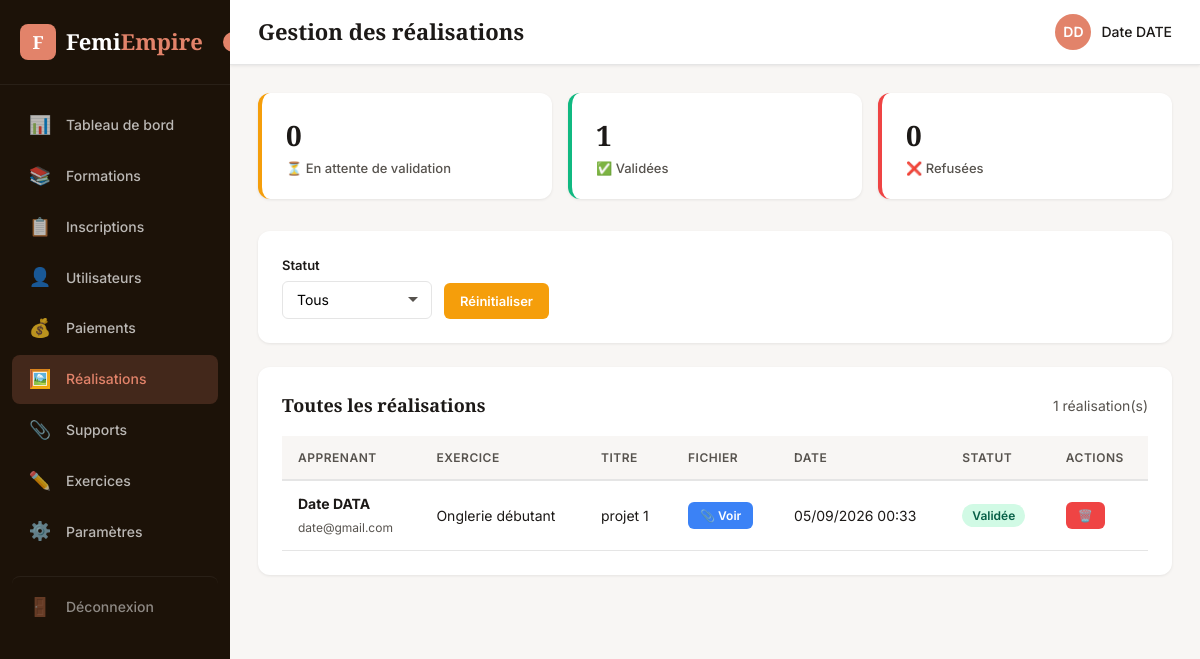
The app's page /pages/admin/realisations.php (signed in) with its own data.
### tables this page shows
CREATE TABLE `realisations` (
  `id` int(11) NOT NULL,
  `utilisateur_id` int(11) NOT NULL,
  `exercice_id` int(11) NOT NULL,
  `titre` varchar(255) NOT NULL,
  `description` text DEFAULT NULL,
  `fichier` varchar(255) DEFAULT NULL,
  `statut` enum('en_attente','validee','refusee') DEFAULT 'en_attente',
  `commentaire_admin` text DEFAULT NULL,
  `date_soumission` datetime DEFAULT current_timestamp(),
  `date_validation` datetime DEFAULT NULL
);

CREATE TABLE `utilisateurs` (
  `id` int(11) NOT NULL,
  `prenom` varchar(100) NOT NULL,
  `nom` varchar(100) NOT NULL,
  `email` varchar(150) NOT NULL,
  `telephone` varchar(20) DEFAULT NULL,
  `password` varchar(255) NOT NULL,
  `role` enum('client','admin') DEFAULT 'client',
  `created_at` timestamp NOT NULL DEFAULT current_timestamp()
);

CREATE TABLE `exercices` (
  `id` int(11) NOT NULL,
  `formation_id` int(11) DEFAULT NULL,
  `titre` varchar(255) NOT NULL,
  `description` text DEFAULT NULL,
  `fichier` varchar(255) DEFAULT NULL,
  `date_limite` datetime DEFAULT NULL,
  `created_at` datetime DEFAULT current_timestamp()
);

### pages/admin/realisations.php (the view, shortened to what this page needs)
<?php
require_once __DIR__ . '/includes/header.php';
$pdo = getDB();
$query = "
    SELECT r.*, u.prenom, u.nom, u.email, e.titre as exercice_titre
    FROM realisations r
    JOIN utilisateurs u ON r.utilisateur_id = u.id
    JOIN exercices e ON r.exercice_id = e.id
    WHERE 1=1
";
$params = [];
$query .= " ORDER BY r.date_soumission DESC";
$stmt = $pdo->prepare($query);
$stmt->execute($params);
$realisations = $stmt->fetchAll();
$stats = $pdo->query("
    SELECT statut, COUNT(*) as total
    FROM realisations
    GROUP BY statut
")->fetchAll();
$stats_assoc = [];
foreach ($stats as $s) {
    $stats_assoc[$s['statut']] = $s['total'];
}
?>
<div class="admin-content">
    <div class="stats-grid" style="grid-template-columns:repeat(3,1fr);">
        <div class="stat-card orange">
            <div class="stat-number"><?= $stats_assoc['en_attente'] ?? 0 ?></div>
            <div class="stat-label">⏳ En attente de validation</div>
        </div>
        <div class="stat-card green">
            <div class="stat-number"><?= $stats_assoc['validee'] ?? 0 ?></div>
            <div class="stat-label">✅ Validées</div>
        </div>
        <div class="stat-card danger" style="border-color:#ef4444;">
            <div class="stat-number"><?= $stats_assoc['refusee'] ?? 0 ?></div>
            <div class="stat-label">❌ Refusées</div>
        </div>
    </div>
    <div class="card">
        <form method="GET" action="realisations.php" style="display:flex;gap:12px;flex-wrap:wrap;align-items:flex-end;">
            <div class="form-group" style="margin-bottom:0;">
                <label class="form-label">Statut</label>
                <select class="form-control form-select" name="status" style="width:150px;" onchange="this.form.submit()">
                    <option value="">Tous</option>
                </select>
            </div>
            <a href="realisations.php" class="btn btn-warning">Réinitialiser</a>
        </form>
    </div>
    <div class="card">
        <div class="card-header">
            <h3 class="card-title">Toutes les réalisations</h3>
            <span style="font-size:14px;color:var(--text-light);"><?= count($realisations) ?> réalisation(s)</span>
        </div>
        <div class="table-wrapper">
            <table>
                <thead>
                    <tr>
                        <th>Apprenant</th>
                        <th>Exercice</th>
                        <th>Titre</th>
                        <th>Fichier</th>
                        <th>Date</th>
                        <th>Statut</th>
                        <th>Actions</th>
                    </tr>
                </thead>
                <tbody>
                    <?php if (empty($realisations)): ?>
                    <tr><td colspan="7" style="text-align:center;color:var(--text-light);">Aucune réalisation trouvée</td></tr>
                    <?php else: ?>
                    <?php foreach ($realisations as $real): ?>
                    <tr>
                        <td>
                            <strong><?= htmlspecialchars($real['prenom'] . ' ' . $real['nom']) ?></strong><br>
                            <span style="font-size:12px;color:var(--text-light);"><?= htmlspecialchars($real['email']) ?></span>
                        </td>
                        <td><?= htmlspecialchars($real['exercice_titre']) ?></td>
                        <td><?= htmlspecialchars($real['titre']) ?></td>
                        <td>
                            <?php if ($real['fichier']): ?>
                            <a href="../../uploads/realisations/<?= htmlspecialchars($real['fichier']) ?>" target="_blank" class="btn btn-sm btn-info" style="background:#3b82f6;color:#fff;">📎 Voir</a>
                            <?php else: ?>
                            <span style="color:var(--text-light);font-size:12px;">Aucun fichier</span>
                            <?php endif; ?>
                        </td>
                        <td><?= date('d/m/Y H:i', strtotime($real['date_soumission'])) ?></td>
                        <td>
                            <span class="badge badge-<?= $real['statut'] == 'validee' ? 'success' : ($real['statut'] == 'en_attente' ? 'warning' : 'danger') ?>">
                                <?= $real['statut'] == 'validee' ? 'Validée' : ($real['statut'] == 'en_attente' ? 'En attente' : 'Refusée') ?>
                            </span>
                        </td>
                        <td>
                            <a href="realisations.php?action=delete&id=<?= $real['id'] ?>" class="btn btn-sm btn-danger delete-btn">🗑️</a>
                        </td>
                    </tr>
                    <?php endforeach; ?>
                    <?php endif; ?>
                </tbody>
            </table>
        </div>
    </div>
</div>
<?php require_once __DIR__ . '/includes/footer.php'; ?>

### pages/admin/css/admin.css (style rules this page uses)
:root { --primary: #e2836a; --primary-dark: #c96b54; --primary-darker: #b0553f; --secondary: #fcd34d; --bg: #f8f6f4; --sidebar-bg: #1c1208; --text: #1c1917; --text-light: #57534e; --border: #e5e5e5; --shadow: 0 1px 3px rgba(0,0,0,0.08); --radius: 12px; --transition: 0.3s ease; }
* { margin: 0; padding: 0; box-sizing: border-box; }
body { font-family: 'Inter', sans-serif; background: var(--bg); color: var(--text); line-height: 1.6; }
.admin-content { padding: 32px; }
.card { background: #fff; border-radius: var(--radius); box-shadow: var(--shadow); padding: 24px; margin-bottom: 24px; }
.card-header { display: flex; align-items: center; justify-content: space-between; margin-bottom: 16px; }
.card-title { font-family: 'Playfair Display', serif; font-size: 18px; font-weight: 700; }
.stats-grid { display: grid; grid-template-columns: repeat(auto-fit, minmax(200px, 1fr)); gap: 20px; margin-bottom: 32px; }
.stat-card { background: #fff; border-radius: var(--radius); padding: 20px 24px; box-shadow: var(--shadow); border-left: 4px solid var(--primary); }
.stat-card .stat-number { font-family: 'Playfair Display', serif; font-size: 28px; font-weight: 700; color: var(--text); }
.stat-card .stat-label { font-size: 13px; color: var(--text-light); font-weight: 500; }
.stat-card.orange { border-color: #f59e0b; }
.stat-card.green { border-color: #10b981; }
.table-wrapper { overflow-x: auto; }
table { width: 100%; border-collapse: collapse; font-size: 14px; }
table thead { background: #f8f6f4; }
table th { padding: 12px 16px; text-align: left; font-weight: 600; color: var(--text-light); font-size: 12px; text-transform: uppercase; letter-spacing: 0.5px; border-bottom: 2px solid var(--border); }
table td { padding: 12px 16px; border-bottom: 1px solid var(--border); }
.badge { display: inline-block; padding: 2px 10px; border-radius: 20px; font-size: 12px; font-weight: 600; }
.badge-success { background: #d1fae5; color: #065f46; }
.btn { display: inline-flex; align-items: center; gap: 6px; padding: 8px 16px; border: none; border-radius: 6px; font-size: 13px; font-weight: 600; cursor: pointer; transition: all var(--transition); text-decoration: none; }
.btn-danger { background: #ef4444; color: #fff; }
.btn-warning { background: #f59e0b; color: #fff; }
.btn-sm { padding: 4px 12px; font-size: 12px; }
.form-group { margin-bottom: 20px; }
.form-label { display: block; font-size: 13px; font-weight: 600; margin-bottom: 6px; color: var(--text); }
.form-control { width: 100%; padding: 10px 14px; border: 1px solid var(--border); border-radius: 6px; font-size: 14px; font-family: 'Inter', sans-serif; transition: border-color var(--transition); background: #fff; }
.form-control::placeholder { color: #a8a29e; }
.form-select { appearance: none; background-repeat: no-repeat; background-position: right 12px center; padding-right: 36px; }
html { width: 100%; overflow-x: hidden; }
body { width: 100%; min-width: 0; overflow-x: hidden; }
.table-wrapper { width: 100%; overflow-x: auto; -webkit-overflow-scrolling: touch; }
.table-wrapper table { min-width: 650px; }
.stats-grid { display: grid; grid-template-columns: repeat(6, minmax(0, 1fr)); gap: 20px; }
.stat-card { min-width: 0; overflow: hidden; }
.stat-card .stat-number { overflow-wrap: anywhere; }
.card { width: 100%; min-width: 0; overflow: hidden; }
.card-header { gap: 12px; flex-wrap: wrap; }
.card-title { min-width: 0; overflow-wrap: anywhere; }
.btn { max-width: 100%; white-space: normal; text-align: center; }
.form-control, .form-select, textarea, input, select { max-width: 100%; }
@media (max-width: 1200px) { .stats-grid { grid-template-columns: repeat(3, minmax(0, 1fr)); } }
@media (max-width: 1200px) { .admin-content { padding: 28px; } }
.admin-content { width: 100%; max-width: 100%; overflow-x: hidden; }
.card { width: 100%; max-width: 100%; overflow: hidden; }
.table-wrapper table, .card > table, .table { width: 100%; min-width: 700px; }
table td, table th { white-space: nowrap; }
table td:nth-child(2) { white-space: normal; }
.form-group { min-width: 0; }
.form-control { max-width: 100%; min-width: 0; }
.btn { max-width: 100%; }
.admin-content { width: 100%; max-width: 100%; box-sizing: border-box; }
.stats-grid { display: grid; grid-template-columns: repeat(4, minmax(0, 1fr)); gap: 16px; width: 100%; }
.stat-card { min-width: 0; width: 100%; box-sizing: border-box; }

### records on screen
realisations: utilisateur.nom "Date DATA", utilisateur.email "date@gmail.com", exercice.titre "Onglerie débutant", titre "projet 1", date_soumission "05/09/2026 00:33", statut "Validée"

### other values on screen
$titles[$current_page] "Gestion des réalisations"
$user_name "Date DATE"
$stats_assoc['en_attente'] "0"
$stats_assoc['validee'] "1"
$stats_assoc['refusee'] "0"
count($realisations) "1"
